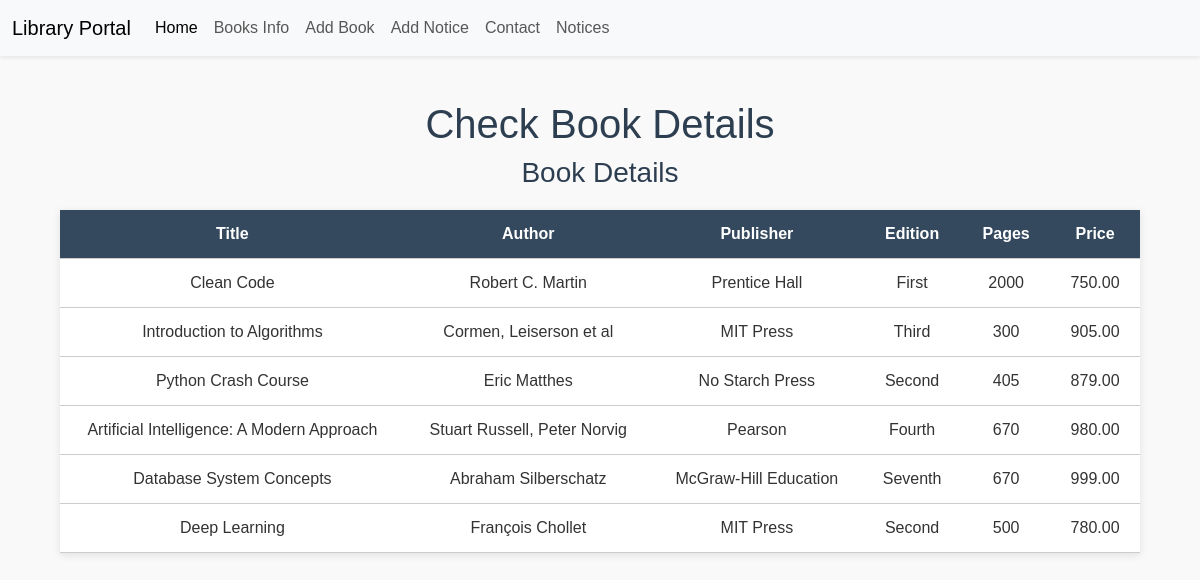
The page /books/ on the database its author committed.
### Books/models.py (models this page shows, shortened)
class Book(models.Model):
    title = models.CharField(max_length=200)
    author = models.CharField(max_length=100)
    publisher=models.CharField(max_length=200)
    edition=models.SmallIntegerField()
    pages=models.IntegerField()
    price=models.DecimalField(max_digits=5, decimal_places=2)

### Books/views.py (the view)
# urls.py: path('books/',views.books,name='books')
def books(request):
    data = Book.objects.all()
    books={
        'details':data
    }
    return render(request,'books/books.html',context=books)

### Books/templatetags/my_filters.py (called while the page is built)
def change_edition(value):
    if value==1:
        return 'First'
    if value==2:
        return 'Second'
    if value==3:
        return 'Third'
    if value==4:
        return 'Fourth'
    if value==5:
        return 'Fifth'
    if value==6:
        return 'Sixth'
    if value==7:
        return 'Seventh'
    return value

### templates/books/books.html (shortened to what this page needs)
<!DOCTYPE html>
<html>
  <head>
    <link
      href="https://cdn.jsdelivr.net/npm/bootstrap@5.3.0/dist/css/bootstrap.min.css"
      rel="stylesheet"
    />
  </head>
  <body>
    {% load my_filters %}
    <nav
      class="navbar navbar-expand-lg bg-body-tertiary shadow-sm bg-light fixed-top"
    >
      <div class="container-fluid">
        <a class="navbar-brand" href="/">Library Portal</a>
        <div class="collapse navbar-collapse" id="navbarSupportedContent">
          <ul class="navbar-nav me-auto mb-2 mb-lg-0">
            <li class="nav-item">
              <a class="nav-link active" href="/">Home</a>
            </li>
            <li class="nav-item">
              <a class="nav-link" href="/books">Books Info</a>
            </li>
            <li class="nav-item">
              <a class="nav-link" href="/editbook">Add Book</a>
            </li>
            <li class="nav-item">
              <a class="nav-link" href="/addnotice">Add Notice</a>
            </li>
            <li class="nav-item"><a class="nav-link" href="#">Contact</a></li>
            <li class="nav-item">
              <a class="nav-link" href="/notice">Notices</a>
            </li>
          </ul>
        </div>
      </div>
    </nav>
    <h1>Check Book Details</h1>
    {% if details %}
    <h3>Book Details</h3>
    <table>
      <thead>
        <tr>
          <th>Title</th>
          <th>Author</th>
          <th>Publisher</th>
          <th>Edition</th>
          <th>Pages</th>
          <th>Price</th>
        </tr>
      </thead>
      <tbody>
        {% for book in details %}
        <tr>
          <td>{{ book.title }}</td>
          <td>{{ book.author }}</td>
          <td>{{ book.publisher }}</td>
          <td>{{ book.edition | change_edition}}</td>
          <td>{{ book.pages }}</td>
          <td>{{ book.price }}</td>
        </tr>
        {% endfor %}
      </tbody>
    </table>
    {% else %}
    <h3>Book Details Not Found</h3>
    {% endif %}
  </body>
</html>

### templates/books/books.html (style rules this page uses)
body { font-family: Arial, sans-serif; padding: 100px 0 40px; background-color: #f9f9f9; color: #333; }
h1, h3 { color: #2c3e50; text-align: center; }
table { width: 90%; margin: 20px auto; border-collapse: collapse; box-shadow: 0 2px 8px rgba(0, 0, 0, 0.1); background-color: #fff; }
th, td { padding: 12px 18px; text-align: center; border-bottom: 1px solid #ccc; }
th { background-color: #34495e; color: white; }

### rows shown on the page
Book: title "Clean Code", author "Robert C. Martin", publisher "Prentice Hall", edition|change_edition "First", pages "2000", price "750.00"
Book: title "Introduction to Algorithms", author "Cormen, Leiserson et al", publisher "MIT Press", edition|change_edition "Third", pages "300", price "905.00"
Book: title "Python Crash Course", author "Eric Matthes", publisher "No Starch Press", edition|change_edition "Second", pages "405", price "879.00"
Book: title "Artificial Intelligence: A Modern Approach", author "Stuart Russell, Peter Norvig", publisher "Pearson", edition|change_edition "Fourth", pages "670", price "980.00"
Book: title "Database System Concepts", author "Abraham Silberschatz", publisher "McGraw-Hill Education", edition|change_edition "Seventh", pages "670", price "999.00"
Book: title "Deep Learning", author "François Chollet", publisher "MIT Press", edition|change_edition "Second", pages "500", price "780.00"
